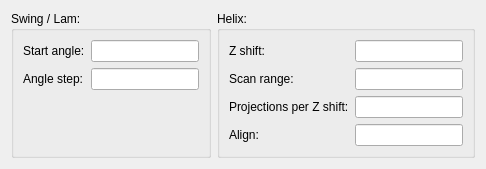
     <widget class="QWidget" name="tab">
      <attribute name="title">
       <string>Swing / Lam / Helix</string>
      </attribute>
      <layout class="QHBoxLayout" name="horizontalLayout_2">
       <item>
        <widget class="QGroupBox" name="groupBox_9">
         <property name="title">
          <string>Swing / Lam:</string>
         </property>
         <layout class="QFormLayout" name="formLayout_3">
          <item row="2" column="0">
           <widget class="QLabel" name="label_87">
            <property name="text">
             <string>Start angle:</string>
            </property>
           </widget>
          </item>
          <item row="3" column="0">
           <widget class="QLabel" name="label_88">
            <property name="text">
             <string>Angle step:</string>
            </property>
           </widget>
          </item>
          <item row="2" column="1">
           <widget class="QLineEdit" name="LimitedAngleLfStartAngle"/>
          </item>
          <item row="3" column="1">
           <widget class="QLineEdit" name="LimitedAngleLfAngleStep"/>
          </item>
         </layout>
        </widget>
       </item>
       <item>
        <widget class="QGroupBox" name="groupBox_10">
         <property name="title">
          <string>Helix:</string>
         </property>
         <layout class="QFormLayout" name="formLayout_2">
          <item row="0" column="0">
           <widget class="QLabel" name="label_83">
            <property name="text">
             <string>Z shift:</string>
            </property>
           </widget>
          </item>
          <item row="1" column="0">
           <widget class="QLabel" name="label_84">
            <property name="text">
             <string>Scan range:</string>
            </property>
           </widget>
          </item>
          <item row="2" column="0">
           <widget class="QLabel" name="label_85">
            <property name="text">
             <string>Projections per Z shift:</string>
            </property>
           </widget>
          </item>
          <item row="3" column="0">
           <widget class="QLabel" name="label_86">
            <property name="text">
             <string>Align:</string>
            </property>
           </widget>
          </item>
          <item row="0" column="1">
           <widget class="QLineEdit" name="HelixLfZShift"/>
          </item>
          <item row="2" column="1">
           <widget class="QLineEdit" name="HelixNProjPerZShift"/>
          </item>
          <item row="1" column="1">
           <widget class="QLineEdit" name="HelixLfScanRange"/>
          </item>
          <item row="3" column="1">
           <widget class="QLineEdit" name="HelixNAlign"/>
          </item>
         </layout>
        </widget>
       </item>
      </layout>
     </widget>
